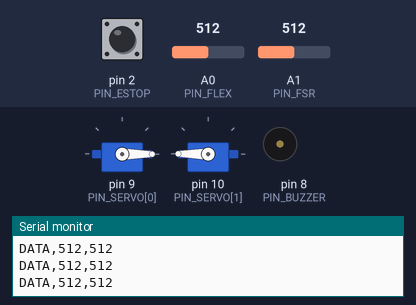
Simulated run of this sketch. Board: Arduino Uno, built with avr-gcc and run on an emulated ATmega328P. Parts: 2 × servo, buzzer (waves = sounding, pin HIGH), the last lines printed to the serial monitor. Inputs (shaded band) come from the test bench; at power-on: pin 2 (PIN_ESTOP) HIGH, A0 (PIN_FLEX) = 512, A1 (PIN_FSR) = 512.

Above: at 1.2 s.
1.3 s: pin 2 (PIN_ESTOP) pulled LOW for 0.15 s
At 1.49 s:
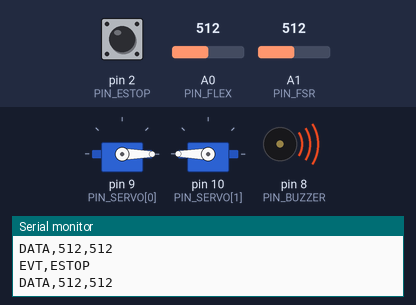
4.3 s: pin 2 (PIN_ESTOP) pulled LOW for 1 s
7.3 s: pin 2 (PIN_ESTOP) pulled LOW for 3.2 s
At 7.74 s:
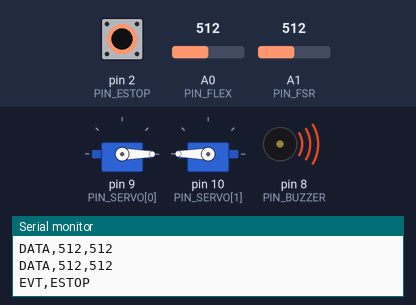
Timing chart, 0 to 11.3 s (numbered marks = the images above; inputs shaded):
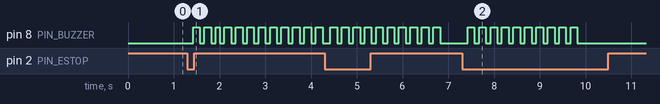

The sketch:

rehab_controller.ino
```cpp
/*
 * 상지 재활 로봇 - 아두이노 펌웨어 (PC 제어 프로그램과 짝)
 *
 * ※ 핀 번호는 '가정값'입니다. 반드시 기존 스케치의 실제 배선에 맞게 아래 상수를 수정하세요.
 * ※ 기존 스케치의 센서(굴곡/FSR) 읽기·서보 구동 코드가 이미 있다면 이 파일의 해당 부분을 기존 코드로 교체하고,
 *    "비상버튼 / 부저 / 하트비트 감시" 부분만 병합해도 됩니다.
 *
 * 프로토콜 (115200 bps, 줄 단위 ASCII)
 *   PC -> 아두이노   M<n>,<angle>,<speed>   n번 서보를 angle[deg]로, speed[deg/s]로 이동
 *                    STOP                   모든 서보 즉시 현재 위치 유지
 *                    BUZ,<ms>               부저 경보 (ms 동안 비프 패턴)
 *                    HB                     생존 신호
 *   아두이노 -> PC   DATA,<flex>,<fsr>      센서값 (50 ms 주기)
 *                    EVT,ESTOP              하드웨어 비상버튼 눌림 (눌린 동안 반복 전송)
 *
 * 안전 기능
 *   - 비상버튼: PC와 무관하게 아두이노가 직접 서보 정지 + 부저 + EVT,ESTOP 전송
 *   - 하트비트 감시: HB 또는 임의 명령이 COMM_TIMEOUT_MS 동안 없으면 서보 정지 + 부저
 */
#include <Servo.h>

// ---------------- 핀 설정 (가정값: 실제 배선에 맞게 수정) ----------------
const uint8_t PIN_SERVO[2] = {9, 10};      // 1번: 굴곡(주먹), 2번: 신전
const uint8_t PIN_FLEX     = A0;
const uint8_t PIN_FSR      = A1;
const uint8_t PIN_ESTOP    = 2;            // 비상버튼: 한쪽 GND, INPUT_PULLUP (눌림=LOW)
const uint8_t PIN_BUZZER   = 8;            // 능동 부저(+)  / 수동 부저면 tone() 사용
// -----------------------------------------------------------------------
const unsigned long BAUD            = 115200;
const unsigned long COMM_TIMEOUT_MS = 2000;
const unsigned long DATA_PERIOD_MS  = 50;
const unsigned long DEBOUNCE_MS     = 20;
const unsigned long SERVO_DT_MS     = 10;   // 슬루 제한 갱신 주기
const int           BEEP_ON_MS = 150, BEEP_OFF_MS = 100;

Servo servo[2];
float pos[2]    = {0, 180};   // 현재 각도 (PC의 m1_init/m2_init 과 동일하게 맞출 것)
float target[2] = {0, 180};
float speedDps[2] = {30, 30};
bool  halted = false;

unsigned long lastRx = 0, lastData = 0, lastServo = 0;
unsigned long buzUntil = 0;
bool lastEstopLevel = HIGH; unsigned long estopChangedAt = 0; bool estopActive = false;
String line;

void buzzerService() {
  unsigned long now = millis();
  bool on = false;
  if ((long)(buzUntil - now) > 0) {
    unsigned long phase = (buzUntil - now) % (BEEP_ON_MS + BEEP_OFF_MS);
    on = phase < BEEP_ON_MS;
  }
  digitalWrite(PIN_BUZZER, on ? HIGH : LOW);
}

void startBuzzer(unsigned long ms) { buzUntil = millis() + ms; }

void haltServos() {
  halted = true;
  for (int i = 0; i < 2; i++) target[i] = pos[i];   // 현재 위치 유지
}

void handleLine(const String &s) {
  lastRx = millis();
  if (s == "HB") return;
  if (s == "STOP") { haltServos(); return; }
  if (s.startsWith("BUZ,")) { startBuzzer(s.substring(4).toInt()); return; }
  if (s.length() > 2 && s[0] == 'M') {
    int c1 = s.indexOf(','), c2 = s.indexOf(',', c1 + 1);
    if (c1 < 0 || c2 < 0) return;
    int n = s.substring(1, c1).toInt();
    if (n < 1 || n > 2 || estopActive) return;      // 비상 중에는 이동 명령 무시
    halted = false;
    target[n - 1]   = constrain(s.substring(c1 + 1, c2).toInt(), 0, 180);
    speedDps[n - 1] = max(1, (int)s.substring(c2 + 1).toInt());
  }
}

void setup() {
  Serial.begin(BAUD);
  pinMode(PIN_ESTOP, INPUT_PULLUP);
  pinMode(PIN_BUZZER, OUTPUT);
  for (int i = 0; i < 2; i++) { servo[i].attach(PIN_SERVO[i]); servo[i].write((int)pos[i]); }
  lastRx = millis();
}

void loop() {
  unsigned long now = millis();

  // 1) 시리얼 수신
  while (Serial.available()) {
    char ch = Serial.read();
    if (ch == '\n') { line.trim(); if (line.length()) handleLine(line); line = ""; }
    else if (ch != '\r' && line.length() < 40) line += ch;
  }

  // 2) 비상버튼 (디바운스) - PC 판단과 무관하게 즉시 동작
  bool lvl = digitalRead(PIN_ESTOP);
  if (lvl != lastEstopLevel) { lastEstopLevel = lvl; estopChangedAt = now; }
  if (now - estopChangedAt > DEBOUNCE_MS) {
    bool pressed = (lvl == LOW);
    if (pressed && !estopActive) { estopActive = true; haltServos(); startBuzzer(2500); }
    if (!pressed) estopActive = false;
  }
  static unsigned long lastEvt = 0;
  if (estopActive && now - lastEvt > 100) { Serial.println(F("EVT,ESTOP")); lastEvt = now; }

  // 3) 통신 두절 감시
  static bool commLost = false;
  if (now - lastRx > COMM_TIMEOUT_MS) {
    if (!commLost) { commLost = true; haltServos(); startBuzzer(2500); }
  } else commLost = false;

  // 4) 서보 슬루 제한 구동
  if (now - lastServo >= SERVO_DT_MS) {
    float dt = (now - lastServo) / 1000.0f; lastServo = now;
    for (int i = 0; i < 2; i++) {
      float step = speedDps[i] * dt, d = target[i] - pos[i];
      pos[i] += (fabs(d) <= step) ? d : (d > 0 ? step : -step);
      servo[i].write((int)(pos[i] + 0.5f));
    }
  }

  // 5) 센서 송신
  if (now - lastData >= DATA_PERIOD_MS) {
    lastData = now;
    Serial.print(F("DATA,")); Serial.print(analogRead(PIN_FLEX));
    Serial.print(','); Serial.println(analogRead(PIN_FSR));
  }

  buzzerService();
}
```

Measured:
- after the input at 7.3 s, pin 8 (PIN_BUZZER): alternates HIGH for 0.15 s and LOW for 0.10 s, 20 changes in all, then stays LOW, starting after 0.12 s
- by itself, pin 8 (PIN_BUZZER): alternates HIGH for 0.15 s and LOW for 0.10 s, 20 changes in all, then stays LOW
